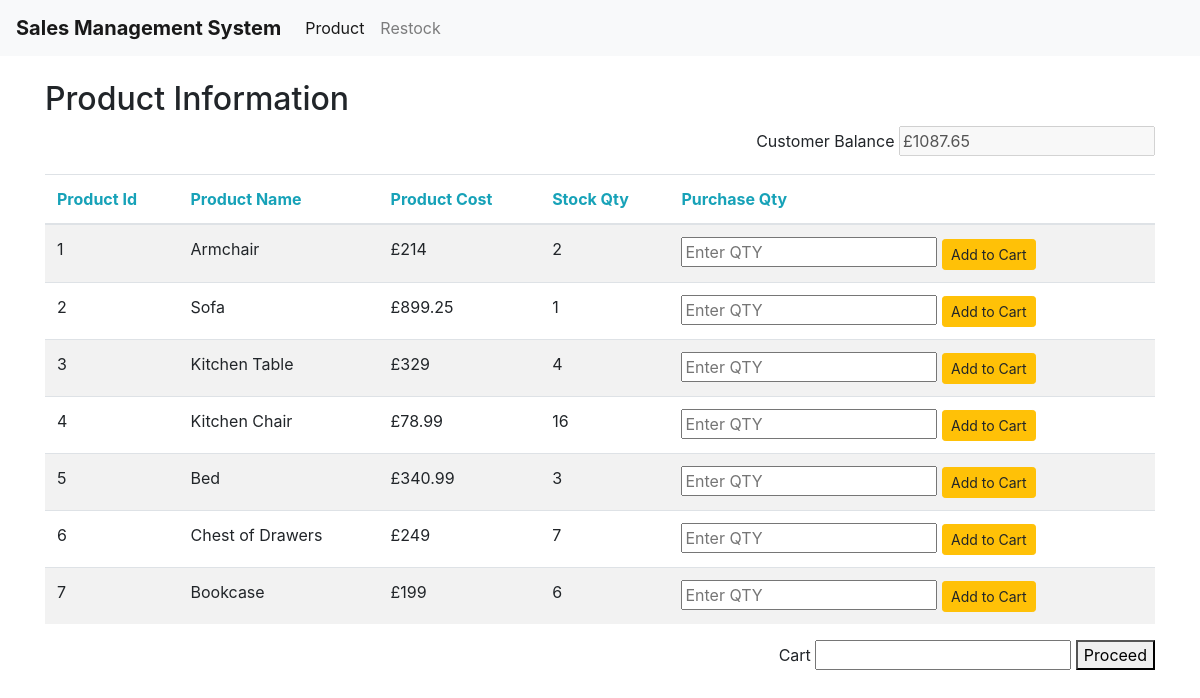
The page / on the database its author committed.
### tables this page shows
CREATE TABLE customer_balance (customerID INTEGER PRIMARY KEY, c_balance TEXT, remaining_balance TEXT,purchase_amount TEXT, total_cart TEXT);

CREATE TABLE inventory (itemID INTEGER PRIMARY KEY, itemName TEXT ,cost DECIMAL,QTY INTEGER, cart INTEGER, total_cost DECIMAL, baseQTY INTEGER);

### app.py (the view)
@app.route("/")
def Product():
   con = sql.connect("my_database.db")
   con.row_factory = sql.Row
   cur = con.cursor()
   cur.execute("select * from inventory")
   rows = cur.fetchall();
   for row in rows:
        print(row)
   b = con.cursor()
   b.execute("select * from customer_balance")
   balance = b.fetchall();
   return  render_template('Product.html',rows = rows, balance = balance)

### templates/Product.html (shortened to what this page needs)
<!DOCTYPE html>
<html>
<head>
	<link rel="stylesheet" href="https://stackpath.bootstrapcdn.com/bootstrap/4.1.3/css/bootstrap.min.css">
</head>
<body>
		          <nav class="navbar navbar-expand-lg navbar-light bg-light">
			  <a class="navbar-brand" href="#"><b>Sales Management System</b></a>
			  <div class="collapse navbar-collapse" id="navbarNavAltMarkup">
			    <div class="navbar-nav">
			      <a class="nav-item nav-link active" href="/">Product <span class="sr-only">(current)</span></a>
			       <a class="nav-item nav-link" href="/restock">Restock</a>
			    </div>
			  </div>
			</nav>
<div class="container">
  <h2>Product Information</h2>
 <div class="float-md-right">
<label for="html">Customer Balance</label>
      {% for b in balance %}
            <input  type = "text" name="c_balance" value={{b['c_balance']}} disabled>
         {% endfor %}
</div>
<table class="table table-striped">
    <thead>
      <tr>
        <th class="text-info">Product Id</th>
        <th class="text-info">Product Name</th>
        <th class="text-info">Product Cost</th>
        <th class="text-info">Stock Qty</th>
        <th class="text-info">Purchase Qty</th>
      </tr>
    </thead>
    <tbody>
       {% for row in rows %}
            <tr>
               <td>{{row["itemId"]}}</td>
               <td>{{row["itemName"]}}</td>
               <td>{{row["cost"]}}</td>
               <td>{{row['QTY']}}</td>
               <td>
                    <form action = "{{ url_for('cart') }}" method = "POST">
                    <input type="number" min="1" class = "user_value" name="ct"size=5 placeholder="Enter QTY" required>
                    <button type="submit" class="btn btn-sm btn-warning">Add to Cart</button>
                    </form>
              </td>
            </tr>
         {% endfor %}
    </tbody>
  </table>
</div>
<div class="container">
<div class="float-md-right">
<form action = "{{ url_for('addcart') }}" method = "POST">
<label for="html">Cart</label>
<input  id='cart_total' type = "text" name="checkout">
<button name = "cout" type="submit">Proceed</button>
</div>
</div>
</body>
</html>

### rows shown on the page
customer_balance: c_balance "£1087.65"
inventory: itemId "1", itemName "Armchair", cost "£214", QTY "2"
inventory: itemId "2", itemName "Sofa", cost "£899.25", QTY "1"
inventory: itemId "3", itemName "Kitchen Table", cost "£329", QTY "4"
inventory: itemId "4", itemName "Kitchen Chair", cost "£78.99", QTY "16"
inventory: itemId "5", itemName "Bed", cost "£340.99", QTY "3"
inventory: itemId "6", itemName "Chest of Drawers", cost "£249", QTY "7"
inventory: itemId "7", itemName "Bookcase", cost "£199", QTY "6"
